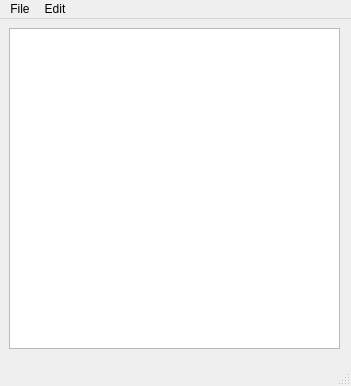
<?xml version="1.0" encoding="UTF-8"?>
<ui version="4.0">
 <class>MainWindow</class>
 <widget class="QMainWindow" name="MainWindow">
  <property name="geometry">
   <rect>
    <x>0</x>
    <y>0</y>
    <width>351</width>
    <height>386</height>
   </rect>
  </property>
  <property name="windowTitle">
   <string>MainWindow</string>
  </property>
  <widget class="QWidget" name="centralwidget">
   <widget class="QWidget" name="verticalLayoutWidget">
    <property name="geometry">
     <rect>
      <x>9</x>
      <y>9</y>
      <width>331</width>
      <height>321</height>
     </rect>
    </property>
    <layout class="QVBoxLayout" name="verticalLayout">
     <item>
      <widget class="QTextEdit" name="textEdit"/>
     </item>
    </layout>
   </widget>
  </widget>
  <widget class="QMenuBar" name="menubar">
   <property name="geometry">
    <rect>
     <x>0</x>
     <y>0</y>
     <width>351</width>
     <height>22</height>
    </rect>
   </property>
   <widget class="QMenu" name="menuFile">
    <property name="title">
     <string>File</string>
    </property>
    <addaction name="actionNew"/>
    <addaction name="actionOpen"/>
    <addaction name="actionSave_as"/>
    <addaction name="actionPrint"/>
    <addaction name="actionExit"/>
   </widget>
   <widget class="QMenu" name="menuEdit">
    <property name="title">
     <string>Edit</string>
    </property>
    <addaction name="actionCopy"/>
    <addaction name="separator"/>
    <addaction name="actionPaste"/>
    <addaction name="actionUndi"/>
    <addaction name="actionRedo"/>
    <addaction name="actionCut"/>
   </widget>
   <addaction name="menuFile"/>
   <addaction name="menuEdit"/>
  </widget>
  <widget class="QStatusBar" name="statusbar"/>
  <action name="actionNew">
   <property name="text">
    <string>New</string>
   </property>
  </action>
  <action name="actionOpen">
   <property name="text">
    <string>Open</string>
   </property>
  </action>
  <action name="actionSave_as">
   <property name="text">
    <string>Save as</string>
   </property>
  </action>
  <action name="actionPrint">
   <property name="text">
    <string>Print</string>
   </property>
  </action>
  <action name="actionExit">
   <property name="text">
    <string>Exit</string>
   </property>
  </action>
  <action name="actionCopy">
   <property name="text">
    <string>Copy</string>
   </property>
  </action>
  <action name="actionPaste">
   <property name="text">
    <string>Paste</string>
   </property>
  </action>
  <action name="actionUndi">
   <property name="text">
    <string>Undo</string>
   </property>
  </action>
  <action name="actionRedo">
   <property name="text">
    <string>Redo</string>
   </property>
  </action>
  <action name="actionCut">
   <property name="text">
    <string>Cut</string>
   </property>
  </action>
 </widget>
 <resources/>
 <connections/>
</ui>
